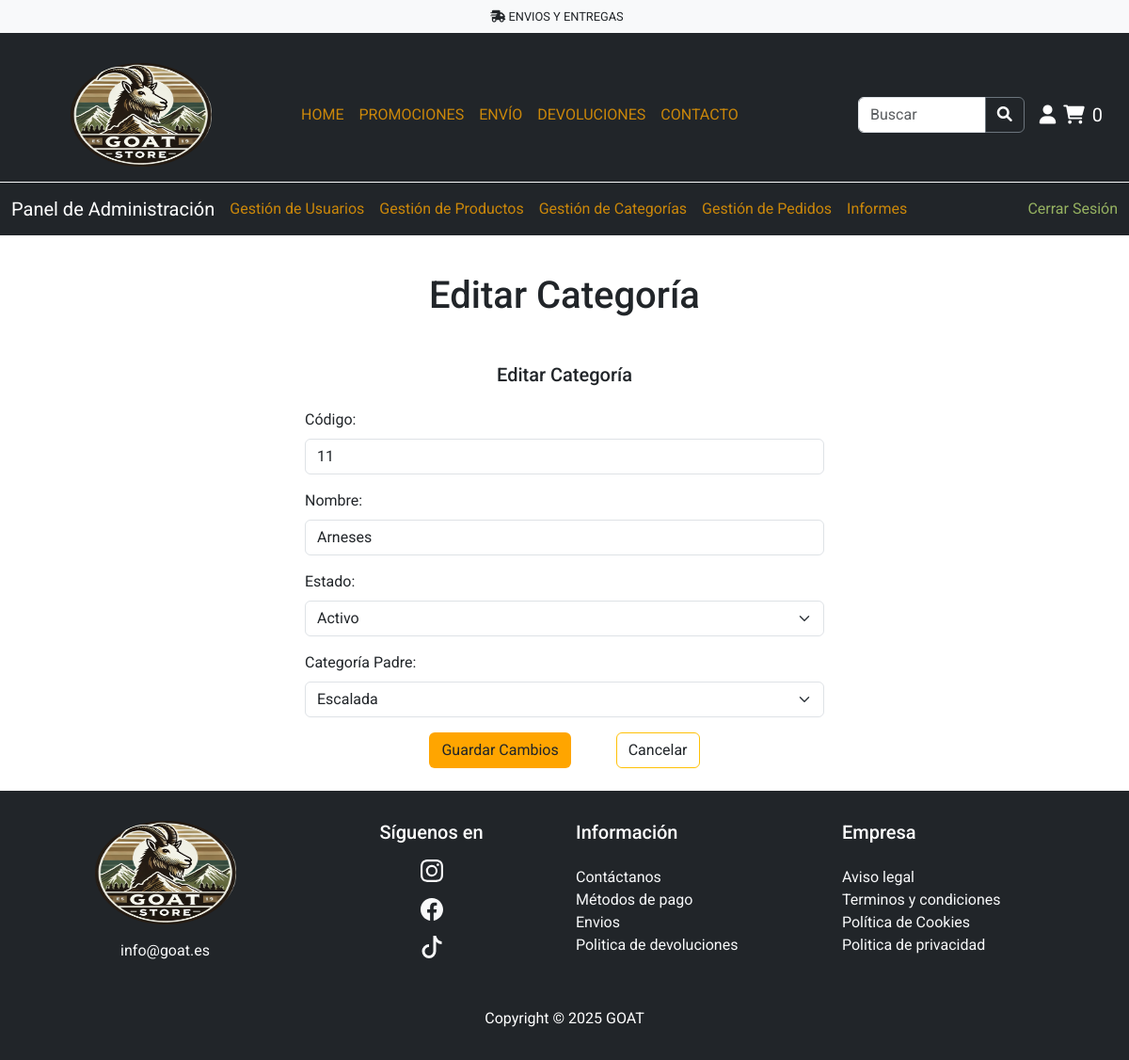
/paginas/editar_categoria.php?codigo=11 (signed in), run on the app's committed database.
### tables this page shows
CREATE TABLE `categorias` (
  `codigo` int(11) NOT NULL,
  `nombre` varchar(50) NOT NULL,
  `activo` tinyint(1) NOT NULL,
  `codCategoriaPadre` int(11) NOT NULL
);

### gestores/GestorCategoria.php (called while the page is built, shortened)
<?php
require_once 'Categoria.php';
class GestorCategorias{
    private $db;
    public function __construct($db){
        $this ->db = $db;
    }
    public function getCategoriaPorCodigo($codigo) {
        $sql = "SELECT * FROM categorias WHERE codigo = :codigo";
        try {
            $stmt = $this->db->prepare($sql);
            $stmt->bindParam(':codigo', $codigo, PDO::PARAM_INT);
            $stmt->execute();
            $categoria = $stmt->fetch(PDO::FETCH_ASSOC);
            if ($categoria) {
                return new Categoria(
                    $categoria['codigo'],
                    $categoria['nombre'],
                    $categoria['activo'],
                    $categoria['codCategoriaPadre']
                );
            }
            return null;
        } catch (PDOException $e) {
            error_log("Error al obtener categoría: " . $e->getMessage());
            return null;
        }
    }
    public function getCategoriaPadres(){
        $sql = "SELECT * FROM categorias WHERE codCategoriaPadre = 0 AND activo = 1";
        try {
            $stmt = $this->db->prepare($sql);
            $stmt->execute();
            return $stmt->fetchAll(PDO::FETCH_ASSOC);
        } catch (PDOException $e) {
            error_log("Error al obtener categorías: " . $e->getMessage());
            return [];
        }
    }
}

### gestores/Categoria.php (called while the page is built, shortened)
<?php
class Categoria {
    private $codigo;
    private $nombre;
    private $activo;
    private $codCategoriaPadre;
    public function __construct($codigo, $nombre, $activo, $codCategoriaPadre) {
        $this->codigo = $codigo;
        $this->nombre = $nombre;
        $this->activo = $activo;
        $this->codCategoriaPadre = $codCategoriaPadre;
    }
    public function getCodigo() {
        return $this->codigo;
    }
    public function getNombre() {
        return $this->nombre;
    }
    public function getActivo() {
        return $this->activo;
    }
    public function getcodCategoriaPadre() {
        return $this->codCategoriaPadre;
    }
}
?>

### paginas/editar_categoria.php (the view, shortened to what this page needs)
<?php
require_once '../servidor/config.php';
include '../gestores/GestorCategoria.php';
include_once '../gestores/Categoria.php';
$db = conectar();
$gestor = new GestorCategorias($db);
$padres = $gestor->getCategoriaPadres();
if (isset($_GET['codigo'])) {
    $codigo = htmlspecialchars(trim($_GET['codigo']));
    $categoria = $gestor->getCategoriaPorCodigo($codigo);
    if ($categoria instanceof Categoria) {
        $codigoActual = htmlspecialchars($categoria->getCodigo());
        $nombreActual = htmlspecialchars($categoria->getNombre());
        $activoActual = htmlspecialchars($categoria->getActivo());
        $categoriaPadreActual = htmlspecialchars($categoria->getcodCategoriaPadre());
    } else {
        $codigoActual = "";
        $nombreActual = "";
        $activoActual = "";
        $categoriaPadreActual = "0";
    }
}
?>
<!DOCTYPE html>
<html lang="es">
<head>
    <link href="https://cdn.jsdelivr.net/npm/bootstrap@5.3.0/dist/css/bootstrap.min.css" rel="stylesheet">
    <link rel="stylesheet" href="https://cdnjs.cloudflare.com/ajax/libs/font-awesome/6.0.0-beta3/css/all.min.css">
    <link rel="stylesheet" href="../estilos/style1.css">
</head>
<body class="d-flex flex-column min-vh-100">
    <?php include '../plantillas/header.php' ?>
    <?php
    include '../plantillas/menuAdmin.php';
    ?>
    <div class="container-fluid mt-4 flex-grow-1">
        <h1 class="text-center mt-3 mb-4">Editar Categoría</h1>
        <div class="row">
            <form action="" method="post" class="col-12 col-md-6 mx-auto p-4">
                <h5 class="text-center mb-4">Editar Categoría</h5>
                <div class="mb-3">
                    <label for="codigo" class="form-label">Código:</label>
                    <input type="text" class="form-control" id="codigo" name="codigo" value="<?= $codigoActual ?>"
                        readonly required>
                </div>
                <div class="mb-3">
                    <label for="nombre" class="form-label">Nombre:</label>
                    <input type="text" class="form-control" id="nombre" name="nombre" value="<?= $nombreActual ?>"
                        required>
                </div>
                <div class="mb-3">
                    <label for="activo" class="form-label">Estado:</label>
                    <select class="form-select" id="activo" name="activo">
                        <option value="1" <?= ($activoActual == 1) ? 'selected' : ''; ?>>Activo</option>
                    </select>
                </div>
                <div class="mb-3">
                    <label for="codCategoriaPadre" class="form-label">Categoría Padre:</label>
                    <select class="form-select" id="codCategoriaPadre" name="codCategoriaPadre">
                        <?php foreach ($padres as $padre) { ?>
                            <option value="<?= $padre["codigo"] ?>" <?= ($categoriaPadreActual == $padre["codigo"]) ? 'selected' : ''; ?>>
                                <?= $padre["nombre"] ?>
                            </option>
                        <?php } ?>
                    </select>
                </div>
                <div class="d-flex justify-content-center">
                    <button type="submit" class="btn bg-secondary-custom me-5">Guardar Cambios</button>
                    <a href="gestion_categorias.php" class="btn btn-outline-warning text-dark">Cancelar</a>
                </div>
            </form>
        </div>
    </div>
    <?php include '../plantillas/footer.php' ?>
</body>
</html>

### estilos/style1.css (style rules this page uses)
:root { --primary-color: rgb(150, 178, 97); --secondary-color: orange; --terciary-color: #929768; --text-color: rgb(202, 135, 10); --link-hover-color: rgb(202, 135, 10); }
body { font-family: "Roboto", sans-serif; }
.bg-secondary-custom { background-color: var(--secondary-color) !important; }

### data on the page
categorias: codigo "11", nombre "Arneses", activo "Activo", codCategoriaPadre "Escalada"

### other printed values
$numCarrito "0"
